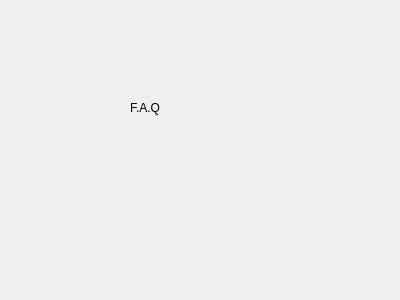
<?xml version="1.0" encoding="UTF-8"?>
<ui version="4.0">
 <class>Form</class>
 <widget class="QWidget" name="Form">
  <property name="geometry">
   <rect>
    <x>0</x>
    <y>0</y>
    <width>400</width>
    <height>300</height>
   </rect>
  </property>
  <property name="windowTitle">
   <string>Form</string>
  </property>
  <widget class="QLabel" name="label">
   <property name="geometry">
    <rect>
     <x>130</x>
     <y>100</y>
     <width>58</width>
     <height>16</height>
    </rect>
   </property>
   <property name="text">
    <string>F.A.Q</string>
   </property>
  </widget>
 </widget>
 <resources/>
 <connections/>
</ui>
